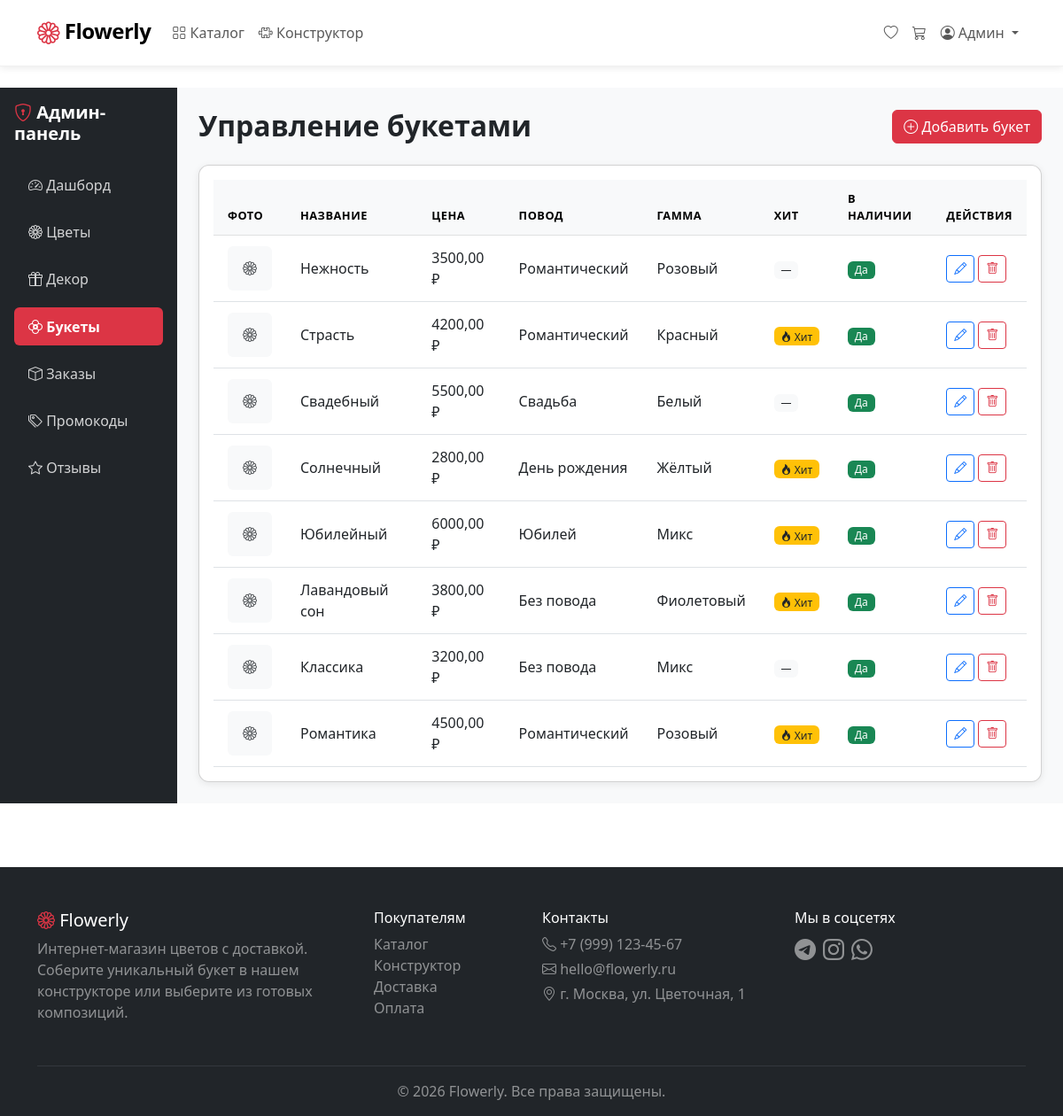
/admin-dashboard/bouquets/ (signed in), run on an earlier commit of the app's database.
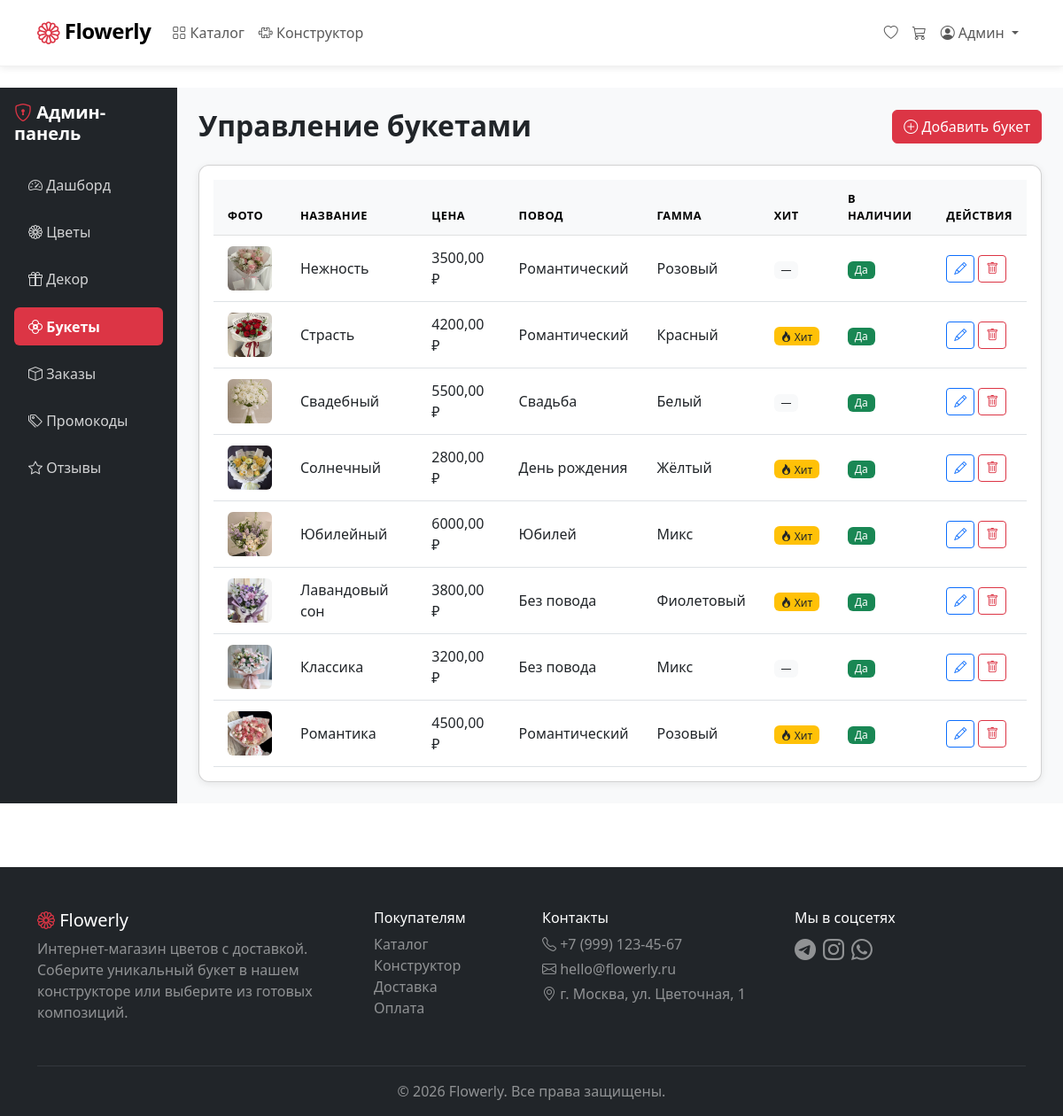
And on a later commit of the database.
### FlowerlyApp/models.py (models this page shows, shortened)
class ReadyBouquet(models.Model):
    name = models.CharField('Название', max_length=200)
    slug = models.SlugField(unique=True)
    description = models.TextField('Описание')
    price = models.DecimalField('Цена', max_digits=10, decimal_places=2)
    image = models.ImageField('Главное фото', upload_to='bouquets/')
    available = models.BooleanField('В наличии', default=True)
    is_hit = models.BooleanField('Хит продаж', default=False)
    occasion = models.ForeignKey(Occasion, on_delete=models.SET_NULL, null=True, blank=True)
    color_palette = models.ForeignKey(ColorPalette, on_delete=models.SET_NULL, null=True, blank=True)
    created_at = models.DateTimeField(auto_now_add=True)
    class Meta:
        verbose_name = 'Готовый букет'
        verbose_name_plural = 'Готовые букеты'

class Occasion(models.Model):
    name = models.CharField('Повод', max_length=100)
    slug = models.SlugField(unique=True)
    class Meta:
        verbose_name = 'Повод'
        verbose_name_plural = 'Поводы'

class ColorPalette(models.Model):
    name = models.CharField('Цветовая гамма', max_length=100)
    slug = models.SlugField(unique=True)
    class Meta:
        verbose_name = 'Цветовая гамма'
        verbose_name_plural = 'Цветовые гаммы'

### FlowerlyApp/views.py (the view)
    def wrapper(request, *args, **kwargs):
        if not request.user.is_authenticated:
            return redirect('flowerly:login')
        if not request.user.is_staff:
            messages.error(request, 'Доступ запрещён')
            return redirect('flowerly:home')
        return view_func(request, *args, **kwargs)

### FlowerlyApp/context_processors.py (called while the page is built)
def cart_counter(request):
    if request.user.is_authenticated:
        try:
            cart = Cart.objects.get(user=request.user)
            count = cart.total_items()
        except Cart.DoesNotExist:
            count = 0
    else:
        count = 0
    return {'cart_count': count}

### FlowerlyApp/models.py (called while the page is built)
    def total_items(self):
        return self.items.count()

### FlowerlyApp/views.py (called while the page is built)
def admin_required(view_func):
    def wrapper(request, *args, **kwargs):
        if not request.user.is_authenticated:
            return redirect('flowerly:login')
        if not request.user.is_staff:
            messages.error(request, 'Доступ запрещён')
            return redirect('flowerly:home')
        return view_func(request, *args, **kwargs)
    return wrapper

@admin_required
def admin_bouquets(request):
    bouquets = ReadyBouquet.objects.all().select_related('occasion', 'color_palette')
    return render(request, 'admin_dashboard/bouquets.html', {'bouquets': bouquets})

### FlowerlyApp/templates/admin_dashboard/bouquets.html (shortened to what the changed rows need)
{% extends 'base.html' %}
{% block content %}
<div class="container-fluid">
    <div class="row">
        <div class="col-md-10 p-4 bg-light min-vh-100">
            <div class="d-flex justify-content-between align-items-center mb-4">
                <h2 class="fw-bold mb-0">Управление букетами</h2>
            </div>
            <div class="card shadow-sm">
                <div class="card-body">
                    <div class="table-responsive">
                        <table class="table table-hover align-middle">
                            <thead class="table-light">
                                <tr>
                                    <th>Фото</th>
                                    <th>Название</th>
                                    <th>Цена</th>
                                    <th>Повод</th>
                                    <th>Гамма</th>
                                    <th>Хит</th>
                                    <th>В наличии</th>
                                    <th>Действия</th>
                                </tr>
                            </thead>
                            <tbody>
                                {% for bouquet in bouquets %}
                                <tr>
                                    <td>
                                        {% if bouquet.image %}
                                        <img src="{{ bouquet.image.url }}" class="rounded" style="width: 50px; height: 50px; object-fit: cover;">
                                        {% else %}
                                        <div class="bg-light rounded d-flex align-items-center justify-content-center"
                                             style="width: 50px; height: 50px;">
                                            <i class="bi bi-flower1 text-muted"></i>
                                        </div>
                                        {% endif %}
                                    </td>
                                    <td>{{ bouquet.name }}</td>
                                    <td>{{ bouquet.price }} ₽</td>
                                    <td>{{ bouquet.occasion.name|default:"—" }}</td>
                                    <td>{{ bouquet.color_palette.name|default:"—" }}</td>
                                    <td>
                                        {% if bouquet.is_hit %}
                                        <span class="badge bg-warning text-dark"><i class="bi bi-fire"></i> Хит</span>
                                        {% else %}
                                        <span class="badge bg-light text-dark">—</span>
                                        {% endif %}
                                    </td>
                                    <td>
                                        {% if bouquet.available %}
                                        <span class="badge bg-success">Да</span>
                                        {% else %}
                                        <span class="badge bg-danger">Нет</span>
                                        {% endif %}
                                    </td>
                                    <td>
                                        <div class="d-flex gap-1">
                                            <a href="{% url 'flowerly:admin_bouquet_edit' bouquet.id %}" class="btn btn-sm btn-outline-primary">
                                                <i class="bi bi-pencil"></i>
                                            </a>
                                            <a href="{% url 'flowerly:admin_bouquet_delete' bouquet.id %}" class="btn btn-sm btn-outline-danger"
                                               onclick="return confirm('Удалить букет «{{ bouquet.name }}»?')">
                                                <i class="bi bi-trash"></i>
                                            </a>
                                        </div>
                                    </td>
                                </tr>
                                {% empty %}
                                <tr>
                                    <td colspan="8" class="text-center py-4 text-muted">Букеты не добавлены</td>
                                </tr>
                                {% endfor %}
                            </tbody>
                        </table>
                    </div>
                </div>
            </div>
        </div>
    </div>
</div>
{% endblock %}

What changed in the data, as far as the page shows it:
changed ReadyBouquet "Нежность": image: picture added
changed ReadyBouquet "Страсть": image: picture added
changed ReadyBouquet "Свадебный": image: picture added
changed ReadyBouquet "Солнечный": image: picture added
changed ReadyBouquet "Юбилейный": image: picture added
changed ReadyBouquet "Лавандовый сон": image: picture added
changed ReadyBouquet "Классика": image: picture added
changed ReadyBouquet "Романтика": image: picture added
